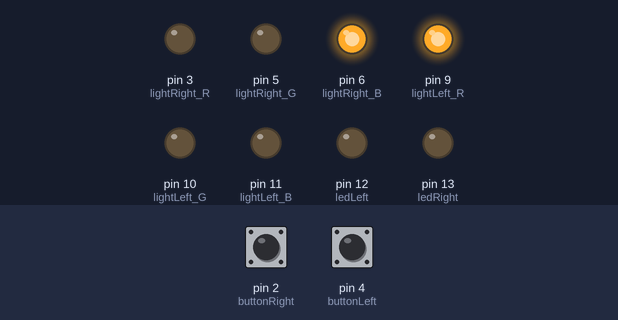
A sketch run on a simulated Arduino Nano, built with avr-gcc and run on an emulated ATmega328P. On the bench: output pins drawn as LEDs (lit = HIGH). Dashed ring = blinking. Inputs (shaded band) come from the test bench; at power-on: pin 2 (buttonRight) LOW, pin 4 (buttonLeft) LOW. The audio player accepts every command and is not drawn; what the sketch prints to the serial monitor is not drawn.

Above: at 1.7 s.
1.8 s: pin 2 (buttonRight) pulled HIGH for 0.15 s
At 2.58 s:
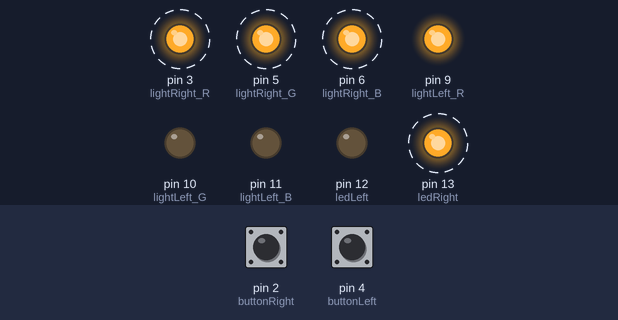
4.8 s: pin 4 (buttonLeft) pulled HIGH for 3.2 s
At 6.79 s:
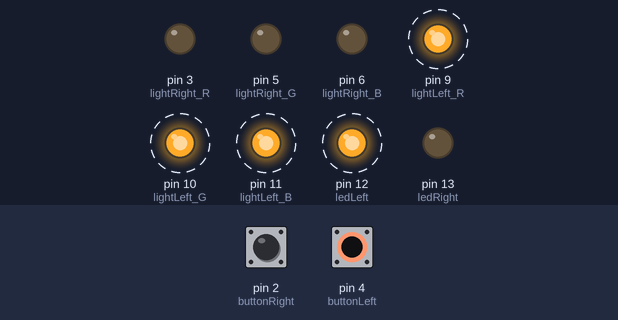
9.5 s: pin 2 (buttonRight) pulled HIGH for 1 s
At 10.1 s:
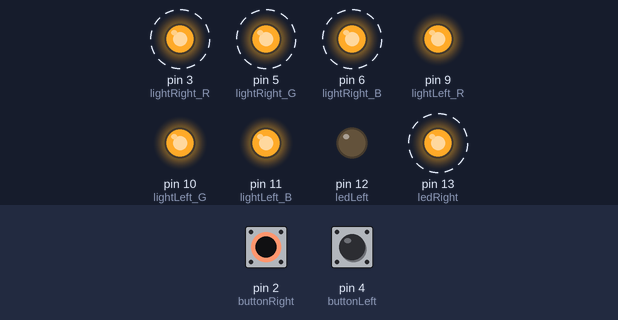
12.5 s: pin 2 (buttonRight) pulled HIGH for 3.2 s
18.7 s: pin 4 (buttonLeft) pulled HIGH for 0.15 s
At 19.48 s:
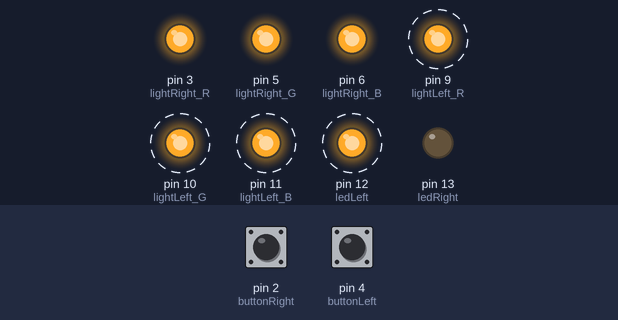
21.7 s: pin 2 (buttonRight) pulled HIGH for 3.2 s
At 23.69 s:
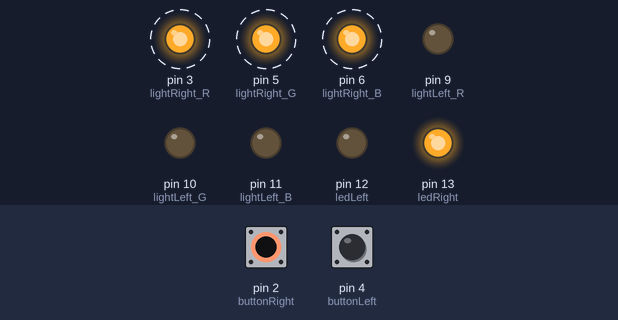
Timing chart, 0 to 27.4 s (numbered marks = the images above; inputs shaded):
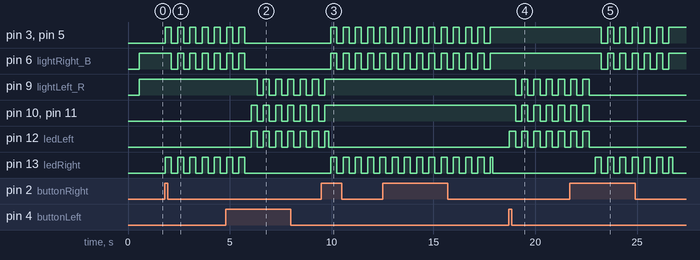

Measured:
- after the input at 1.8 s, pin 3 (lightRight_R), pin 5 (lightRight_G), pin 13 (ledRight): alternates HIGH for 0.30 s and LOW for 0.30 s, starting at once; pin 6 (lightRight_B): alternates HIGH for 0.30 s and LOW for 0.30 s, starting after 0.33 s
- after the input at 4.8 s, pin 9 (lightLeft_R): alternates HIGH for 0.30 s and LOW for 0.30 s, starting after 1.5 s; pin 10 (lightLeft_G), pin 11 (lightLeft_B), pin 12 (ledLeft): alternates HIGH for 0.30 s and LOW for 0.30 s, starting after 1.2 s
- after the input at 9.5 s, pin 3 (lightRight_R), pin 5 (lightRight_G), pin 6 (lightRight_B), pin 13 (ledRight): alternates HIGH for 0.30 s and LOW for 0.30 s, starting after 0.46 s
- after the input at 18.7 s, pin 9 (lightLeft_R), pin 10 (lightLeft_G), pin 11 (lightLeft_B): alternates HIGH for 0.30 s and LOW for 0.30 s, starting after 0.33 s; pin 12 (ledLeft): alternates HIGH for 0.30 s and LOW for 0.30 s, starting at once
- after the input at 21.7 s, pin 3 (lightRight_R), pin 5 (lightRight_G), pin 6 (lightRight_B): alternates HIGH for 0.30 s and LOW for 0.30 s, 12 changes in all, then stays HIGH, starting after 1.5 s; pin 13 (ledRight): goes 6 × (HIGH 0.30 s, LOW 0.30 s), HIGH 0.20 s, then LOW, starting after 1.2 s

The sketch:

winnerButton.ino
```cpp
/***************************************************
EBRON.TECH 2019


Family feud table button script
Two buttons, the first one pressed generates a sound and the button blinks.
-Arduino nano.
-DFPlayer. https://www.dfrobot.com/index.php?route=product/product&product_id=1121
-2 Massive Arcade Button  https://www.adafruit.com/product/1185
-ULN2803
****************************************************/


 /***************************************************
 Using the library for DFPlayer.
 Created 2016-12-07
 By [Angelo qiao](Angelo.qiao@dfrobot.com)
 GNU License
 See <http://www.gnu.org/licenses/> for details.
 ****************************************************/


#include "Arduino.h"
#include "SoftwareSerial.h"
#include "DFRobotDFPlayerMini.h"

SoftwareSerial mySoftwareSerial(7, 8); // RX, TX //10 11
DFRobotDFPlayerMini myDFPlayer;
const int buttonLeft = 4;      //The Left  Arcade button pin
const int buttonRight = 2;     //The Right Arcade button pin
const int ledLeft =  12;       //The Left  LED pin
const int ledRight =  13;      //The Right LED pin

const int lightRight_R= 3;    //Led light per channel and color
const int lightRight_G= 5;
const int lightRight_B= 6;
const int lightLeft_R=  9;
const int lightLeft_G=  10;
const int lightLeft_B=  11;
int buttonStateLeft = 0;
int buttonStateRight = 0;

class Color{
  public:
  Color();
  Color(int r,int g,int b){
    red=r;
    green=g;
    blue=b;
  }
  int red,green,blue;
};
//Player side contans the pins for the button and led, audio index and blinkStatus
struct playerSide
 {
     int led;
     int button;
     int audio;
     int blinkState;
     Color *colorPins;
     Color *colorValues;

 };
typedef struct playerSide PlayerSide;
playerSide rightSide,leftSide,pressedSide;
//States contains the states for each event.
enum States{
  idle, //waiting to be pressed
  buttonPressed, // when the one of the buttons is pressed
  buttonBlink,   // blinking for a few seconds before return to idle status.

};
States state;

void setup()
{
  //Init DFPlayer
  mySoftwareSerial.begin(9600);
  Serial.begin(115200);
  if (!myDFPlayer.begin(mySoftwareSerial)) {  //Use softwareSerial to communicate with mp3.
    Serial.println(F("Unable to begin:"));
    Serial.println(F("1.Please recheck the connection!"));
    Serial.println(F("2.Please insert the SD card!"));
  }else{
    Serial.println(F("DFPlayer Mini online."));
  }
  //Set Volume and test with one sound.
  myDFPlayer.volume(20);  //Set volume value. From 0 to 30
  myDFPlayer.play(0);  //Play the first mp3

  //Set pins leds and button.
  pinMode(buttonLeft, INPUT);
  pinMode(buttonRight, INPUT);
  pinMode(ledRight, OUTPUT);
  pinMode(ledLeft, OUTPUT);
  pinMode(lightLeft_R, OUTPUT);
  pinMode(lightLeft_G, OUTPUT);
  pinMode(lightLeft_B, OUTPUT);
  pinMode(lightRight_R, OUTPUT);
  pinMode(lightRight_G, OUTPUT);
  pinMode(lightRight_B, OUTPUT);

  //init playerSide objects:
  //Init Left side
  leftSide.led = ledLeft;
  leftSide.button = buttonLeft;
  leftSide.audio=1; //1 is the audio index in the USB or SD card
  leftSide.colorPins= new Color(lightLeft_R,lightLeft_G,lightLeft_B);
  leftSide.colorValues= new Color(0,0,0);

  //Init Right side
  rightSide.led = ledRight;
  rightSide.button = buttonRight;
  rightSide.audio=2; //2 is the audio index in the USB or SD card
  rightSide.colorPins = new Color(lightRight_R,lightRight_G,lightRight_B);
  rightSide.colorValues= new Color(0,0,0);


  analogWrite(rightSide.colorPins->red,0);
  analogWrite(rightSide.colorPins->green,0);
  analogWrite(rightSide.colorPins->blue,255);

  analogWrite(leftSide.colorPins->red,255);
  analogWrite(leftSide.colorPins->green,0);
  analogWrite(leftSide.colorPins->blue,0);
  //init state:idle
  state=idle;
}

void loop()
{
  static unsigned long timer = millis();
  static unsigned long blinkTimer = millis();

  switch(state){
    case idle:
      buttonStateRight = digitalRead(buttonRight);
      buttonStateLeft = digitalRead(buttonLeft);
      if(buttonStateRight==HIGH){
        state=buttonPressed;
        pressedSide=rightSide;
      }
      if(buttonStateLeft==HIGH){
        state=buttonPressed;
        pressedSide=leftSide;
      }
      break;
    case buttonPressed:
      myDFPlayer.play(pressedSide.audio);
      state= buttonBlink;
      timer = millis();
      break;
    case buttonBlink:
      //Blink Timer
      if (millis() - blinkTimer > 300) {
        blinkTimer  = millis();
        pressedSide.blinkState=(pressedSide.blinkState==HIGH)?LOW:HIGH;
        digitalWrite(pressedSide.led,pressedSide.blinkState);
        //Gold color is rgb(212,175,55)
        digitalWrite(pressedSide.colorPins->red,212*pressedSide.blinkState);
        digitalWrite(pressedSide.colorPins->green,175*pressedSide.blinkState);
        digitalWrite(pressedSide.colorPins->blue,55*pressedSide.blinkState);
      }
      //Exit Timer:
      if (millis() - timer > 4000) {
        pressedSide.blinkState=LOW;
        digitalWrite(pressedSide.led,LOW);
        state=idle;
      }
      break;
    }
  }
```
